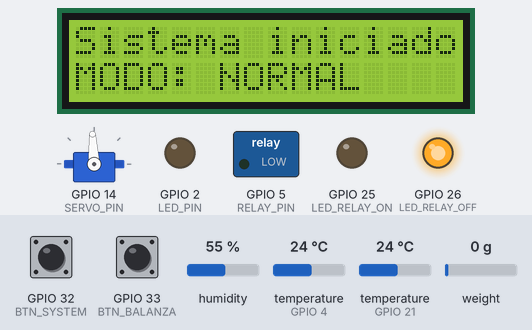
A sketch run on a simulated ESP32. Parts: 16×2 character LCD, servo, switched loads named in the sketch (green lamp = pin HIGH), output pins drawn as LEDs (lit = HIGH). Inputs (shaded band) come from the test bench; at power-on: GPIO 32 (BTN_SYSTEM) HIGH, temperature (sensors on GPIO 21, GPIO 4) 24 °C, GPIO 33 (BTN_BALANZA) HIGH, humidity 55 %, weight on the scale 0 g. WiFi joins after 1.5 s; servers stay silent unless stated; the local clock reads 2024-03-15 10:24:30 at power-on unless the sketch sets it; servo pulses on a pin are drawn as a servo (544–2400 µs = 0–180°); what the sketch prints to the serial monitor is not drawn.

Above: at 3.8 s.
3.9 s: GPIO 32 (BTN_SYSTEM) pulled LOW for 0.15 s
At 4.3 s:
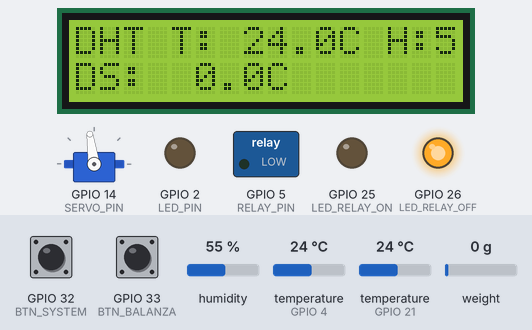
4.6 s: GPIO 32 (BTN_SYSTEM) pulled LOW for 1 s
At 5.9 s:
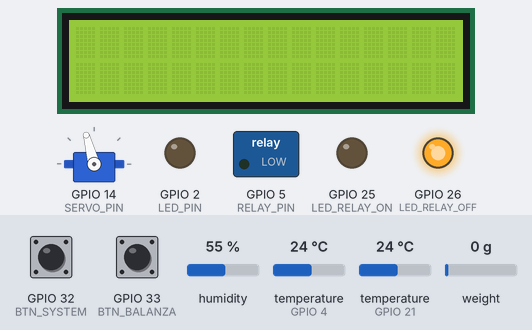
7.1 s: GPIO 32 (BTN_SYSTEM) pulled LOW for 3.2 s
At 11.5 s:
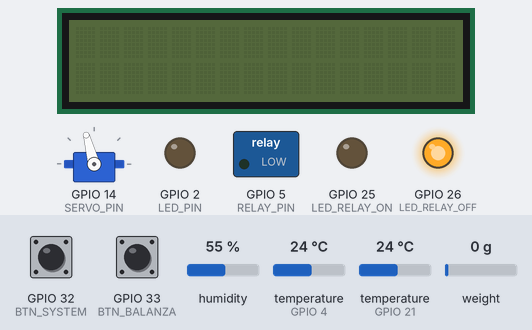
14.9 s: GPIO 32 (BTN_SYSTEM) pulled LOW for 0.15 s
At 15.5 s:
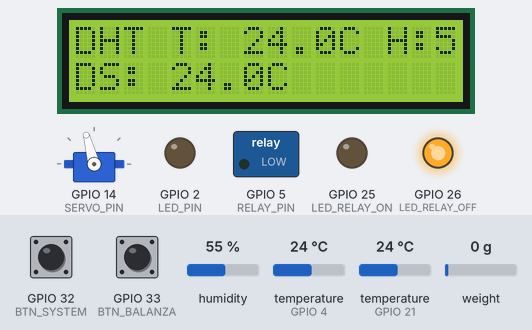
16.6 s: temperature (sensor on GPIO 21) set to 39.5 °C
19.1 s: temperature (sensor on GPIO 21) set to 40.8 °C
At 24.2 s:
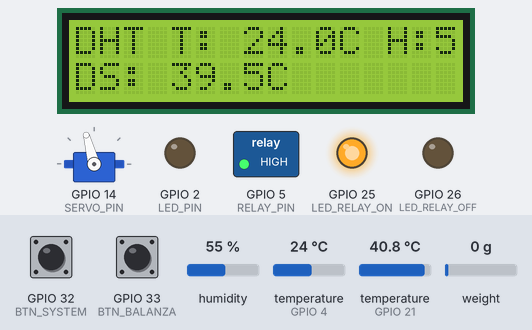
Timing chart, 0 to 25.7 s (numbered marks = the images above; inputs shaded):
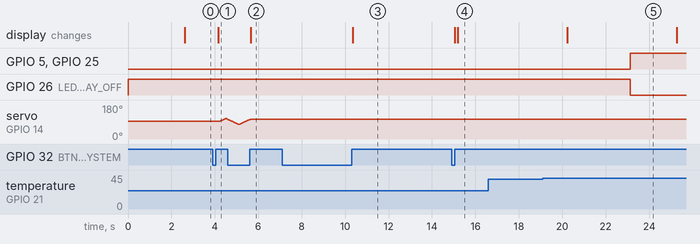

Measured:
- the behaviour switches between 39.9 and 40 °C on temperature (sensor on GPIO 21) (found by bisection; images 4 and 5)
- after the input at 3.9 s, servo on GPIO 14 (SERVO_PIN): rises from 93° to 109° in 0.28 s, then falls to 103° in 0.10 s; the display: changes after 0.26 s (image 1)
- after the input at 4.6 s, servo on GPIO 14 (SERVO_PIN): goes on until 5.6 s, then stays 105°; the display: changes after 1.1 s (image 2)
- after the input at 7.1 s, the display: changes after 3.2 s (image 3)
- after the input at 14.9 s, the display: first changes after 0.15 s (image 4 shows a later state)
- after the input at 16.6 s, every drawn part: stays the same
- after the input at 19.1 s, GPIO 5 (RELAY_PIN), GPIO 25 (LED_RELAY_ON): LOW → HIGH after 4.0 s; GPIO 26 (LED_RELAY_OFF): HIGH → LOW after 4.0 s

The sketch:

ProyectSecadorCafe.ino
```cpp
#include <Arduino.h>
#include <WiFi.h>
#include "time.h"
#include "DHT.h"
#include "HX711.h"
#include <OneWire.h>
#include <DallasTemperature.h>
#include <Wire.h>
#include <LiquidCrystal_I2C.h> // Librería LCD I2C

// ---------------- WiFi + NTP ----------------
const char* ssid     = "Edison L";
const char* password = "12345678";

const char* ntpServer = "pool.ntp.org";
const long  gmtOffset_sec = -18000;
const int   daylightOffset_sec = 0;

// ---------------- Pines ----------------
#define DHTPIN 4
#define DHTTYPE DHT22
#define DT  18
#define SCK 19
#define ONE_WIRE_BUS 21
#define RELAY_PIN    5
#define SERVO_PIN    14
#define LED_PIN      2            // LED que indica que hay peso en la balanza
#define LED_RELAY_ON  25         // LED verde -> relay encendido
#define LED_RELAY_OFF 26         // LED rojo   -> relay apagado
#define BTN_SYSTEM 32   // Botón para sistema general (toggle + long-press cycle power mode)
#define BTN_BALANZA 33  // Botón para balanza (toggle)

// ---------------- Objetos sensores ----------------
DHT dht(DHTPIN, DHTTYPE);
HX711 balanza;
float factor_calibracion = -7050.0; // ajustar según la celda y montaje

OneWire oneWire(ONE_WIRE_BUS);
DallasTemperature sensors(&oneWire);

// ---------------- LCD I2C ----------------
// Nota: si tu dirección I2C no es 0x27 prueba 0x3F
LiquidCrystal_I2C lcd(0x27, 16, 2);
// Usaremos I2C con pines personalizados para evitar conflicto con ONE_WIRE_BUS (21)
// SDA = 23, SCL = 22
const int I2C_SDA_PIN = 23;
const int I2C_SCL_PIN = 22;

// ---------------- Variables globales ----------------
float sumTemp = 0, sumHum = 0;
int countSamples = 0;
float temperatureC = 0.0;
SemaphoreHandle_t mutex;

// Estado botones
volatile bool systemActive = false;
volatile bool balanzaActive = false;

// Servo
const int PWM_FREQ = 50;
const int PWM_RESOLUTION = 16;
const int PWM_CHANNEL = 0;
const float MIN_PULSE_US = 500.0;
const float MAX_PULSE_US = 2500.0;
const int OSCILLATION_ANGLE = 15;
const int STEP_DELAY_MS = 20;
const int STEP_ANGLE = 1;

volatile int currentAngle = 90;
volatile bool movingUp = true;

// ---------------- Power modes ----------------
enum PowerMode { NORMAL = 0, LOW_POWER = 1, SLEEP = 2 };
volatile PowerMode powerMode = NORMAL;

TaskHandle_t handleButtons = NULL;
TaskHandle_t handleReadDHT = NULL;
TaskHandle_t handleAvgPrint = NULL;
TaskHandle_t handleLeerBalanza = NULL;
TaskHandle_t handleReadDS18B20 = NULL;
TaskHandle_t handleRelayControl = NULL;
TaskHandle_t handleServoOsc = NULL;
TaskHandle_t handleSerialSend = NULL;

// ---------------- Communication/frame ----------------
uint32_t frameSeq = 0;
const int MAX_SEND_RETRIES = 3;
const int ACK_TIMEOUT_MS = 800; // esperar ACK por Serial

// ---------------- Utilidades ----------------
void printLocalTime() {
  struct tm timeinfo;
  if (!getLocalTime(&timeinfo)) {
    Serial.println("Failed to obtain time");
    return;
  }
  char buf[64];
  strftime(buf, sizeof(buf), "%Y-%m-%d %H:%M:%S", &timeinfo); // timestamp ISO-like
  Serial.print(buf);
}

String getTimestampString() {
  struct tm timeinfo;
  if (getLocalTime(&timeinfo)) {
    char buf[64];
    strftime(buf, sizeof(buf), "%Y-%m-%dT%H:%M:%S", &timeinfo);
    return String(buf);
  } else {
    // si falla, usar millis
    char fallback[32];
    snprintf(fallback, sizeof(fallback), "uptime_ms:%lu", millis());
    return String(fallback);
  }
}

// checksum simple XOR de bytes
uint8_t computeChecksum(const uint8_t *data, size_t len) {
  uint8_t cs = 0;
  for (size_t i = 0; i < len; ++i) cs ^= data[i];
  return cs;
}

// Arma una trama CSV-like:
// <SEQ>|<TIMESTAMP>|T_DHT:<val>|H_DHT:<val>|T_DS:<val>|PESO:<val>|CHK:<hex>\n
String buildFrame(float t_dht, float h_dht, float t_ds, float peso) {
  frameSeq++;
  String body = String(frameSeq) + "|" + getTimestampString();
  body += "|T_DHT:" + String(t_dht, 2);
  body += "|H_DHT:" + String(h_dht, 2);
  body += "|T_DS:" + String(t_ds, 2);
  body += "|PESO:" + String(peso, 2);

  // calcular checksum sobre body bytes
  const char *cstr = body.c_str();
  uint8_t cs = computeChecksum((const uint8_t*)cstr, strlen(cstr));
  char chkbuf[8];
  snprintf(chkbuf, sizeof(chkbuf), "%02X", cs);
  String frame = body + "|CHK:" + String(chkbuf) + "\n";
  return frame;
}

// Verifica checksum de una trama recibida (retorna true si OK)
bool validateFrame(const String &frame) {
  // buscar "|CHK:XX"
  int idx = frame.indexOf("|CHK:");
  if (idx < 0) return false;
  String body = frame.substring(0, idx);
  String chkStr = frame.substring(idx + 5); // desde XX hasta \n
  chkStr.trim();
  if (chkStr.length() < 2) return false;
  uint8_t provided = (uint8_t) strtoul(chkStr.c_str(), NULL, 16);
  uint8_t cs = computeChecksum((const uint8_t*)body.c_str(), body.length());
  return (cs == provided);
}

// Envía por Serial y espera ACK: si no, reintenta hasta MAX_SEND_RETRIES.
// ACK esperado de formato: "ACK:<SEQ>\n"
bool sendFrameWithAck(const String &frame, uint32_t seq) {
  for (int attempt = 1; attempt <= MAX_SEND_RETRIES; ++attempt) {
    Serial.print(frame); // enviar
    unsigned long start = millis();
    String resp = "";
    while (millis() - start < ACK_TIMEOUT_MS) {
      while (Serial.available()) {
        char c = (char)Serial.read();
        resp += c;
        if (c == '\n') break;
      }
      if (resp.length()) {
        resp.trim();
        // validar ACK
        String want = "ACK:" + String(seq);
        if (resp == want) {
          Serial.printf("[COMMS] ACK recibido seq=%lu (attempt %d)\n", seq, attempt);
          return true;
        } else {
          // si llegó otra cosa intentamos validar si es una respuesta de error
          Serial.printf("[COMMS] Resp inesperada: '%s'\n", resp.c_str());
          break;
        }
      }
      vTaskDelay(pdMS_TO_TICKS(10));
    }
    Serial.printf("[COMMS] No ACK seq=%lu, reintento %d/%d\n", seq, attempt, MAX_SEND_RETRIES);
    // pequeña espera antes de reintentar
    vTaskDelay(pdMS_TO_TICKS(200));
  }
  Serial.printf("[COMMS] Falló envío seq=%lu después de %d intentos\n", seq, MAX_SEND_RETRIES);
  return false;
}

// ---------------- Funciones auxiliares de hardware ----------------
float angleToPulseUs(int angle) {
  float pulse = MIN_PULSE_US + ((float)angle / 180.0f) * (MAX_PULSE_US - MIN_PULSE_US);
  return pulse;
}

void setServoAngle(int angle) {
  if (angle < 0) angle = 0;
  if (angle > 180) angle = 180;
  float pulseUs = angleToPulseUs(angle);
  const float periodUs = 1000000.0f / PWM_FREQ;
  uint32_t maxDuty = (1UL << PWM_RESOLUTION) - 1;
  uint32_t duty = (uint32_t)((pulseUs / periodUs) * (float)maxDuty);
  ledcWrite(PWM_CHANNEL, duty);
}

// ---------------- Botones: polling con detección de short/long press ----------------
unsigned long lastDebounce[40] = {0};
unsigned long btnDownTimestamp[40] = {0};
bool btnStateLast[40] = {false};

void processButtonEvent(int pin, bool pressed, bool longPress) {
  // pressed = true on falling edge (activo-bajo) event
  if (pin == BTN_SYSTEM) {
    if (longPress) {
      // ciclo modos: NORMAL -> LOW_POWER -> SLEEP -> NORMAL
      if (powerMode == NORMAL) powerMode = LOW_POWER;
      else if (powerMode == LOW_POWER) powerMode = SLEEP;
      else powerMode = NORMAL;

      // aplicar efectos del modo
      if (powerMode == LOW_POWER) {
        // pausar servo para ahorrar energía
        if (handleServoOsc) vTaskSuspend(handleServoOsc);
        Serial.println("[PWR] MODO LOW_POWER");
        lcd.noBacklight();
      } else if (powerMode == SLEEP) {
        // pausar servo y reducir muestreo (suspender tareas no esenciales)
        if (handleServoOsc) vTaskSuspend(handleServoOsc);
        Serial.println("[PWR] MODO SLEEP");
        lcd.noBacklight();
      } else {
        // NORMAL
        if (handleServoOsc) vTaskResume(handleServoOsc);
        Serial.println("[PWR] MODO NORMAL");
        lcd.backlight();
      }
    } else {
      // short press: toggle systemActive
      systemActive = !systemActive;
      Serial.printf("[BTN] SystemActive = %s\n", systemActive ? "ON":"OFF");
      if (!systemActive) {
        lcd.clear();
      } else {
        // si activamos, refrescar pantalla inmediatamente
        lcd.backlight();
      }
    }
  } else if (pin == BTN_BALANZA) {
    if (!longPress) {
      balanzaActive = !balanzaActive;
      Serial.printf("[BTN] BalanzaActive = %s\n", balanzaActive ? "ON":"OFF");
    } else {
      // long press on balanza: tare
      if (balanzaActive) {
        Serial.println("[BTN] Tare balanza por pulsacion larga");
        balanza.tare();
      }
    }
  }
}

void TaskButtons(void *pvParameters) {
  (void) pvParameters;
  for (;;) {
    // leer ambos botones (activo-bajo)
    int pins[] = { BTN_SYSTEM, BTN_BALANZA };
    for (int i = 0; i < 2; ++i) {
      int pin = pins[i];
      bool pressed = (digitalRead(pin) == LOW);
      unsigned long now = millis();
      if (pressed && !btnStateLast[pin]) {
        // transición HIGH->LOW, start timer
        btnDownTimestamp[pin] = now;
        btnStateLast[pin] = true;
      } else if (!pressed && btnStateLast[pin]) {
        // transición LOW->HIGH, release -> determine short/long
        unsigned long held = now - btnDownTimestamp[pin];
        bool longPress = (held >= 1500); // 1.5s -> long press
        processButtonEvent(pin, true, longPress);
        btnStateLast[pin] = false;
      }
      // else: steady state
    }
    vTaskDelay(pdMS_TO_TICKS(50));
  }
}

// ---------------- Tareas sensores y control (respetando modos de potencia) ----------------
void TaskReadDHT(void *pvParameters) {
  (void) pvParameters;
  for (;;) {
    if (systemActive) {
      // ajustar periodo según modo de potencia
      int periodo = (powerMode == NORMAL) ? 2000 : (powerMode == LOW_POWER) ? 5000 : 30000;
      float h = dht.readHumidity();
      float t = dht.readTemperature();
      if (!isnan(h) && !isnan(t)) {
        if (xSemaphoreTake(mutex, pdMS_TO_TICKS(200)) == pdTRUE) {
          sumTemp += t;
          sumHum  += h;
          countSamples++;
          xSemaphoreGive(mutex);
        }
        // Actualizar LCD con valores del DHT
        // Formato: línea1: "DHT T: XX.XC"
        //          línea2: "H: XX.X%   DS:YY.YC"
        lcd.setCursor(0, 0);
        lcd.printf("DHT T:%5.1fC H:%4.1f", t, h); // si tu librería no soporta printf, usa concatenación
        // Nota: LiquidCrystal_I2C con printf puede no existir en todas las implementaciones.
        // Para mayor compatibilidad:
        // char buf1[17]; snprintf(buf1,sizeof(buf1),"T:%5.1fC H:%4.1f",t,h); lcd.setCursor(0,0); lcd.print(buf1);
        // linea 2 con temp DS (global temperatureC)
        if (xSemaphoreTake(mutex, pdMS_TO_TICKS(200)) == pdTRUE) {
          float ds = temperatureC;
          xSemaphoreGive(mutex);
          char buf2[17];
          snprintf(buf2, sizeof(buf2), "DS:%5.1fC           ", ds);
          lcd.setCursor(0, 1);
          lcd.print(buf2);
        }
      } else {
        Serial.println("[DHT] Lectura NAN");
      }
      vTaskDelay(pdMS_TO_TICKS(periodo));
    } else {
      vTaskDelay(pdMS_TO_TICKS(500));
    }
  }
}

void TaskAvgPrint(void *pvParameters) {
  (void) pvParameters;
  for (;;) {
    // si en modo SLEEP, extendemos el tiempo entre envíos/impr
    int periodo = (powerMode == NORMAL) ? 15000 : (powerMode == LOW_POWER) ? 30000 : 60000;
    vTaskDelay(pdMS_TO_TICKS(periodo));
    if (systemActive) {
      float avgT = 0, avgH = 0;
      if (xSemaphoreTake(mutex, pdMS_TO_TICKS(500)) == pdTRUE) {
        if (countSamples > 0) {
          avgT = sumTemp / countSamples;
          avgH = sumHum  / countSamples;
          sumTemp = 0; sumHum = 0; countSamples = 0;
        }
        xSemaphoreGive(mutex);
      }
      Serial.println("----- Promedio -----");
      Serial.printf("Temp DHT22: %.2f °C\n", avgT);
      Serial.printf("Hum DHT22: %.2f %%\n", avgH);
      printLocalTime();
      Serial.println("--------------------");

      // construir trama y pasar a envíos (la tarea de envíos la procesa)
      // guardamos en variables temporales para que la tarea de envío las recoja
      // aquí directamente construimos y enviamos (puede bloquear un poco por ACK)
      String frame = buildFrame(avgT, avgH, temperatureC, 0.0);
      // extraer seq from frame for ACK check: it's the initial number up to '|'
      uint32_t seq = frame.substring(0, frame.indexOf('|')).toInt();
      bool ok = sendFrameWithAck(frame, seq);
      if (!ok) {
        Serial.println("[COMMS] Error al enviar frame (fallaron reintentos)");
      }
    }
  }
}

void TaskLeerBalanza(void *pvParameters) {
  (void) pvParameters;
  for (;;) {
    int periodo = (powerMode == NORMAL) ? 500 : (powerMode == LOW_POWER) ? 1000 : 5000;
    if (balanzaActive) {
      if (balanza.is_ready()) {
        float peso = balanza.get_units(20);
        if (abs(peso) < 10) peso = 0; // umbral de ruido
        Serial.printf("[Balanza] Peso: %.2f (unidades de scale)\n", peso);
        digitalWrite(LED_PIN, peso > 0 ? HIGH : LOW);
        // enviar un mini-frame sobre peso inmediato (no bloqueante de ACK aquí)
        String body = String(frameSeq+1) + "|" + getTimestampString();
        body += "|PESO:" + String(peso,2);
        uint8_t cs = computeChecksum((const uint8_t*)body.c_str(), body.length());
        char chkbuf[8]; snprintf(chkbuf, sizeof(chkbuf), "%02X", cs);
        String frame = body + "|CHK:" + String(chkbuf) + "\n";
        Serial.print(frame); // fire-and-forget para peso (no ACK)
      } else {
        Serial.println("[Balanza] No lista");
      }
    } else {
      digitalWrite(LED_PIN, LOW);
    }
    vTaskDelay(pdMS_TO_TICKS(periodo));
  }
}

void TaskReadDS18B20(void *pvParameters) {
  (void) pvParameters;
  for (;;) {
    int periodo = (powerMode == NORMAL) ? 2000 : (powerMode == LOW_POWER) ? 5000 : 30000;
    if (systemActive) {
      sensors.requestTemperatures();
      float t = sensors.getTempCByIndex(0);
      if (t != DEVICE_DISCONNECTED_C) {
        if (xSemaphoreTake(mutex, pdMS_TO_TICKS(200)) == pdTRUE) {
          temperatureC = t;
          xSemaphoreGive(mutex);
        }
        Serial.printf("[DS18B20] Temp: %.2f °C\n", t);
      } else {
        Serial.println("[DS18B20] Sensor desconectado");
      }
    }
    vTaskDelay(pdMS_TO_TICKS(periodo));
  }
}

void TaskRelayControl(void *pvParameters) {
  (void) pvParameters;
  digitalWrite(RELAY_PIN, LOW);
  bool releEncendido = false;
  digitalWrite(LED_RELAY_ON, LOW);
  digitalWrite(LED_RELAY_OFF, HIGH);

  for (;;) {
    if (systemActive) {
      float tempLocal = 0.0;
      if (xSemaphoreTake(mutex, pdMS_TO_TICKS(200)) == pdTRUE) {
        tempLocal = temperatureC;
        xSemaphoreGive(mutex);
      }
      // hysteresis: encender a >=40, apagar a <=35
      if (tempLocal >= 40.0 && !releEncendido) {
        digitalWrite(RELAY_PIN, HIGH);
        releEncendido = true;
        digitalWrite(LED_RELAY_ON, HIGH);
        digitalWrite(LED_RELAY_OFF, LOW);
        Serial.println(">>> Ventilador ENCENDIDO");
      } else if (tempLocal <= 35.0 && releEncendido) {
        digitalWrite(RELAY_PIN, LOW);
        releEncendido = false;
        digitalWrite(LED_RELAY_ON, LOW);
        digitalWrite(LED_RELAY_OFF, HIGH);
        Serial.println(">>> Ventilador APAGADO");
      }
    }
    vTaskDelay(pdMS_TO_TICKS(500));
  }
}

void TaskServoOscillation(void *pvParameters) {
  (void) pvParameters;
  ledcSetup(PWM_CHANNEL, PWM_FREQ, PWM_RESOLUTION);
  ledcAttachPin(SERVO_PIN, PWM_CHANNEL);
  currentAngle = 90;
  setServoAngle(currentAngle);

  for (;;) {
    // si estamos en modos de baja potencia y la tarea está suspendida, no llegamos aquí
    if (systemActive && powerMode == NORMAL) {
      if (movingUp) {
        currentAngle += STEP_ANGLE;
        if (currentAngle >= 90 + OSCILLATION_ANGLE) {
          currentAngle = 90 + OSCILLATION_ANGLE;
          movingUp = false;
        }
      } else {
        currentAngle -= STEP_ANGLE;
        if (currentAngle <= 90 - OSCILLATION_ANGLE) {
          currentAngle = 90 - OSCILLATION_ANGLE;
          movingUp = true;
        }
      }
      setServoAngle(currentAngle);
      vTaskDelay(pdMS_TO_TICKS(STEP_DELAY_MS));
    } else {
      vTaskDelay(pdMS_TO_TICKS(200)); // idle wait
    }
  }
}

// ---------------- Setup ----------------
void setup() {
  Serial.begin(115200);
  Serial.println("Sistema iniciado");

  // Pines básicos
  pinMode(RELAY_PIN, OUTPUT);
  digitalWrite(RELAY_PIN, LOW);

  pinMode(LED_PIN, OUTPUT);
  digitalWrite(LED_PIN, LOW);

  pinMode(LED_RELAY_ON, OUTPUT);
  pinMode(LED_RELAY_OFF, OUTPUT);
  digitalWrite(LED_RELAY_ON, LOW);
  digitalWrite(LED_RELAY_OFF, HIGH);

  pinMode(BTN_SYSTEM, INPUT_PULLUP);
  pinMode(BTN_BALANZA, INPUT_PULLUP);

  // Inicializar I2C con pines personalizados (para no usar el 21 que usa DS18B20)
  Wire.begin(I2C_SDA_PIN, I2C_SCL_PIN);
  // Inicializar LCD
  lcd.init();
  lcd.backlight();
  lcd.clear();
  lcd.setCursor(0,0);
  lcd.print("Sistema iniciado");

  // Conectar WiFi brevemente para obtener hora NTP
  WiFi.begin(ssid, password);
  Serial.print("Conectando WiFi");
  unsigned long startConnect = millis();
  while (WiFi.status() != WL_CONNECTED && (millis() - startConnect) < 10000) {
    delay(250);
    Serial.print(".");
  }
  if (WiFi.status() == WL_CONNECTED) {
    Serial.println("\nWiFi conectado");
    configTime(gmtOffset_sec, daylightOffset_sec, ntpServer);
    printLocalTime();
    WiFi.disconnect(true);
    WiFi.mode(WIFI_OFF);
  } else {
    Serial.println("\nNo se pudo conectar a WiFi (timeout).");
  }

  // Sensores / Actuadores
  dht.begin();
  balanza.begin(DT, SCK);
  balanza.set_scale(factor_calibracion);
  balanza.tare();
  sensors.begin();
  sensors.setResolution(12);

  mutex = xSemaphoreCreateMutex();

  // Crear tareas y guardar handles
  xTaskCreate(TaskButtons, "Buttons", 4096, NULL, 3, &handleButtons);
  xTaskCreate(TaskReadDHT, "ReadDHT", 4096, NULL, 1, &handleReadDHT);
  xTaskCreate(TaskAvgPrint, "AvgPrint", 4096, NULL, 1, &handleAvgPrint);
  xTaskCreate(TaskLeerBalanza, "LeerBalanza", 4096, NULL, 1, &handleLeerBalanza);
  xTaskCreate(TaskReadDS18B20, "ReadDS18B20", 4096, NULL, 1, &handleReadDS18B20);
  xTaskCreate(TaskRelayControl, "RelayCtrl", 2048, NULL, 1, &handleRelayControl);
  xTaskCreate(TaskServoOscillation, "ServoOsc", 4096, NULL, 1, &handleServoOsc);
  // No hay tarea separada para SerialSend; AvgPrint hace el envío con ACK.

  // mostrar modo inicial
  Serial.println("[PWR] MODO NORMAL");
  lcd.setCursor(0,1);
  lcd.print("MODO: NORMAL     ");
}

void loop() {
  // FreeRTOS se encarga de todo
}
```

Source omitted: SecardorDeCafeDoxygen.cpp (6836 bytes)
